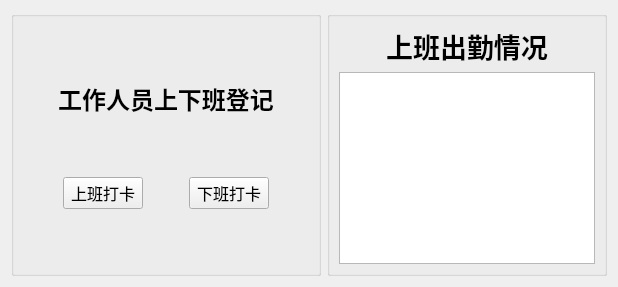
     <widget class="QWidget" name="tab_7">
      <attribute name="title">
       <string>出勤情况</string>
      </attribute>
      <layout class="QGridLayout" name="gridLayout_12">
       <item row="0" column="1">
        <widget class="QGroupBox" name="groupBox_5">
         <property name="title">
          <string/>
         </property>
         <layout class="QGridLayout" name="gridLayout_13">
          <item row="1" column="0">
           <widget class="QTableView" name="tableView_5"/>
          </item>
          <item row="0" column="0">
           <widget class="QLabel" name="label_32">
            <property name="text">
             <string>&lt;html&gt;&lt;head/&gt;&lt;body&gt;&lt;p align=&quot;center&quot;&gt;&lt;span style=&quot; font-size:20pt; font-weight:600;&quot;&gt;上班出勤情况&lt;/span&gt;&lt;/p&gt;&lt;/body&gt;&lt;/html&gt;</string>
            </property>
           </widget>
          </item>
         </layout>
        </widget>
       </item>
       <item row="0" column="0">
        <widget class="QGroupBox" name="groupBox_6">
         <property name="title">
          <string/>
         </property>
         <layout class="QGridLayout" name="gridLayout_14">
          <item row="0" column="1">
           <layout class="QVBoxLayout" name="verticalLayout_9">
            <item>
             <spacer name="verticalSpacer_31">
              <property name="orientation">
               <enum>Qt::Vertical</enum>
              </property>
              <property name="sizeHint" stdset="0">
               <size>
                <width>20</width>
                <height>40</height>
               </size>
              </property>
             </spacer>
            </item>
            <item>
             <widget class="QLabel" name="label_34">
              <property name="text">
               <string>&lt;html&gt;&lt;head/&gt;&lt;body&gt;&lt;p align=&quot;center&quot;&gt;&lt;span style=&quot; font-size:18pt; font-weight:600;&quot;&gt;工作人员上下班登记&lt;/span&gt;&lt;/p&gt;&lt;/body&gt;&lt;/html&gt;</string>
              </property>
             </widget>
            </item>
            <item>
             <spacer name="verticalSpacer_30">
              <property name="orientation">
               <enum>Qt::Vertical</enum>
              </property>
              <property name="sizeHint" stdset="0">
               <size>
                <width>20</width>
                <height>40</height>
               </size>
              </property>
             </spacer>
            </item>
            <item>
             <layout class="QHBoxLayout" name="horizontalLayout_25">
              <item>
               <spacer name="horizontalSpacer_10">
                <property name="orientation">
                 <enum>Qt::Horizontal</enum>
                </property>
                <property name="sizeHint" stdset="0">
                 <size>
                  <width>40</width>
                  <height>20</height>
                 </size>
                </property>
               </spacer>
              </item>
              <item>
               <widget class="QPushButton" name="pushButton_9">
                <property name="font">
                 <font>
                  <family>Agency FB</family>
                  <pointsize>12</pointsize>
                 </font>
                </property>
                <property name="text">
                 <string>上班打卡</string>
                </property>
               </widget>
              </item>
              <item>
               <spacer name="horizontalSpacer_9">
                <property name="orientation">
                 <enum>Qt::Horizontal</enum>
                </property>
                <property name="sizeHint" stdset="0">
                 <size>
                  <width>40</width>
                  <height>20</height>
                 </size>
                </property>
               </spacer>
              </item>
              <item>
               <widget class="QPushButton" name="pushButton_11">
                <property name="font">
                 <font>
                  <family>Agency FB</family>
                  <pointsize>12</pointsize>
                 </font>
                </property>
                <property name="text">
                 <string>下班打卡</string>
                </property>
               </widget>
              </item>
              <item>
               <spacer name="horizontalSpacer_11">
                <property name="orientation">
                 <enum>Qt::Horizontal</enum>
                </property>
                <property name="sizeHint" stdset="0">
                 <size>
                  <width>40</width>
                  <height>20</height>
                 </size>
                </property>
               </spacer>
              </item>
             </layout>
            </item>
            <item>
             <spacer name="verticalSpacer_29">
              <property name="orientation">
               <enum>Qt::Vertical</enum>
              </property>
              <property name="sizeHint" stdset="0">
               <size>
                <width>20</width>
                <height>40</height>
               </size>
              </property>
             </spacer>
            </item>
           </layout>
          </item>
         </layout>
        </widget>
       </item>
      </layout>
     </widget>
